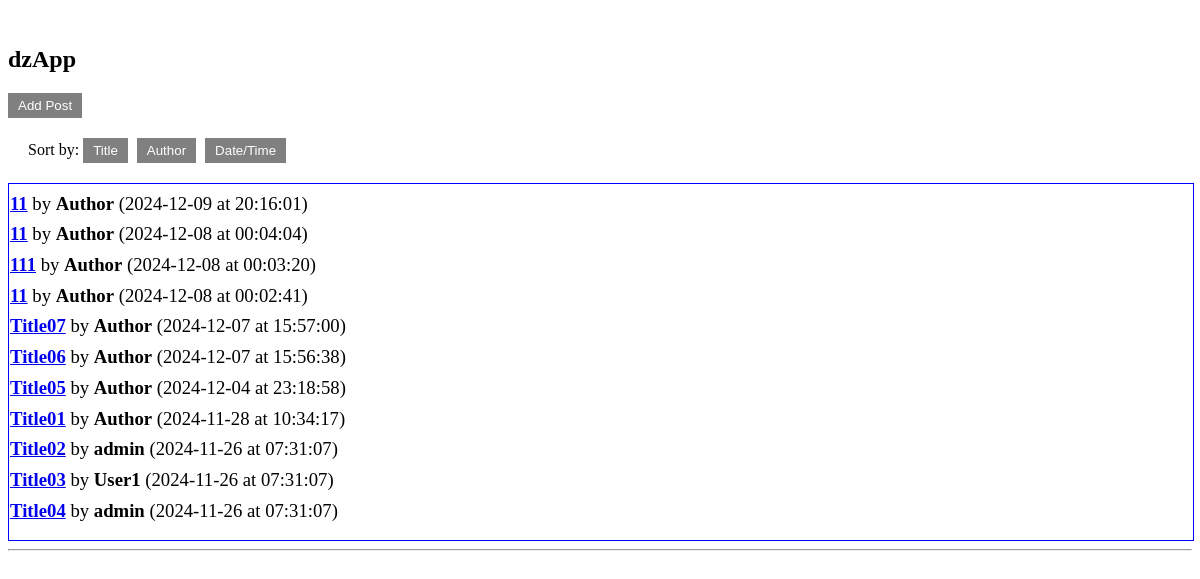
The page / on the database its author committed.
### dzencode/models.py (models this page shows, shortened)
class MsgDb(models.Model):
    title = models.CharField(max_length=255)
    user = models.ForeignKey(User, on_delete=models.CASCADE, default=1)
    content = models.TextField()
    published_date = models.DateField(default=timezone.now)
    published_time = models.TimeField(default=timezone.now)
    parent = models.ForeignKey('self', null=True, blank=True, related_name='comments', on_delete=models.CASCADE)
    is_root = models.BooleanField(default=True)
    has_child = models.BooleanField(default=False)

class User(models.Model):
    username = models.CharField(max_length=50)
    author = models.BooleanField(default=False)
    email = models.EmailField(blank=True, null=True)
    homepage = models.URLField(blank=True, null=True)
    password = models.CharField(max_length=128, default=make_password('defaultpassword'))
    class Meta:
        unique_together = ('username', 'email', 'homepage')

### dzencode/views.py (the view)
# urls.py: path('', index, name='index'),
def index(request):
    if request.headers.get('x-requested-with') == 'XMLHttpRequest':
        title = request.GET.get('title', 'default_title')
        if MsgDb.objects.filter(title=title).exists():
            msg = MsgDb.objects.get(title=title)
            def get_comments_tree(comment):
                return {
                    'id': comment.id,
                    'content': comment.content,
                    'user__username': comment.user.username,
                    'email': comment.user.email,
                    'homepage': comment.user.homepage,
                    'published_date': comment.published_date.strftime('%Y-%m-%d'),
                    'published_time': comment.published_time.strftime('at %H:%M:%S'),
                    'has_child': comment.has_child,
                    'children': [get_comments_tree(c) for c in comment.comments.all()]
                }
            data = {
                'message': msg.content,
                'title': msg.title,
                'user_name': msg.user.username,
                'date': msg.published_date.strftime('%Y-%m-%d'),
                'time': msg.published_time.strftime('at %H:%M:%S'),
                'comments': [get_comments_tree(c) for c in msg.comments.filter(is_root=False)]
            }
            return JsonResponse(data)
        else:
            return JsonResponse({'error': 'Message does not exist'}, status=404)
    else:
        msgs = MsgDb.objects.select_related('user').filter(is_root=True).order_by('-published_date', '-published_time')
        comment_form = CommentForm()
        post_form = PostForm()
        return render(request, 'index.html', context={'msgs': msgs, 'comment_form': comment_form, 'post_form': post_form})

### dzencode/templates/index.html (shortened to what this page needs)
﻿<!DOCTYPE html>
<html>
<head>
    {% load static %}
    <link rel="stylesheet" type="text/css" href="{% static 'dzencode/css/styles.css' %}">
</head>
<body>
<h2>dzApp</h2>
<button id="add-post-btn">Add Post</button>
<div class="sort-options">
    <label>Sort by: </label>
    <button id="sort-title">Title</button>
    <button id="sort-author">Author</button>
    <button id="sort-datetime">Date/Time</button>
</div>
<div class="msg-all">
{% for msg in msgs %}
    <div class="msg-item">
        <h3>
            <a href="#" data-id="{{ msg.id }}">{{ msg.title }}</a>
            <span class="msg-aftertitle">by <strong>{{ msg.user.username }}</strong> ({{ msg.published_date|date:"Y-m-d" }} at {{ msg.published_time|time:"H:i:s" }})</span>
        </h3>
    </div>
{% endfor %}
</div>
<hr>
</body>
</html>

### dzencode/static/dzencode/css/styles.css (style rules this page uses)
.msg-item { border: 0px solid darkgray; margin: -10px 1px -10px 1px; }
.msg-all { border: 1px solid blue; max-height:450px; width:100%; overflow-x:hidden; overflow-y: auto; padding-bottom:10px; }
.msg-aftertitle { font-weight: normal; display: inline; }
button { background-color: gray; color: white; border: none; padding: 5px 10px; cursor: pointer; margin-right: 5px; }
.sort-options { margin: 20px; }

### rows shown on the page
MsgDb: title "11", user.username "Author", published_date "2024-12-09", published_time "20:16:01"
MsgDb: title "11", user.username "Author", published_date "2024-12-08", published_time "00:04:04"
MsgDb: title "111", user.username "Author", published_date "2024-12-08", published_time "00:03:20"
MsgDb: title "11", user.username "Author", published_date "2024-12-08", published_time "00:02:41"
MsgDb: title "Title07", user.username "Author", published_date "2024-12-07", published_time "15:57:00"
MsgDb: title "Title06", user.username "Author", published_date "2024-12-07", published_time "15:56:38"
MsgDb: title "Title05", user.username "Author", published_date "2024-12-04", published_time "23:18:58"
MsgDb: title "Title01", user.username "Author", published_date "2024-11-28", published_time "10:34:17"
MsgDb: title "Title02", user.username "admin", published_date "2024-11-26", published_time "07:31:07"
MsgDb: title "Title03", user.username "User1", published_date "2024-11-26", published_time "07:31:07"
MsgDb: title "Title04", user.username "admin", published_date "2024-11-26", published_time "07:31:07"
